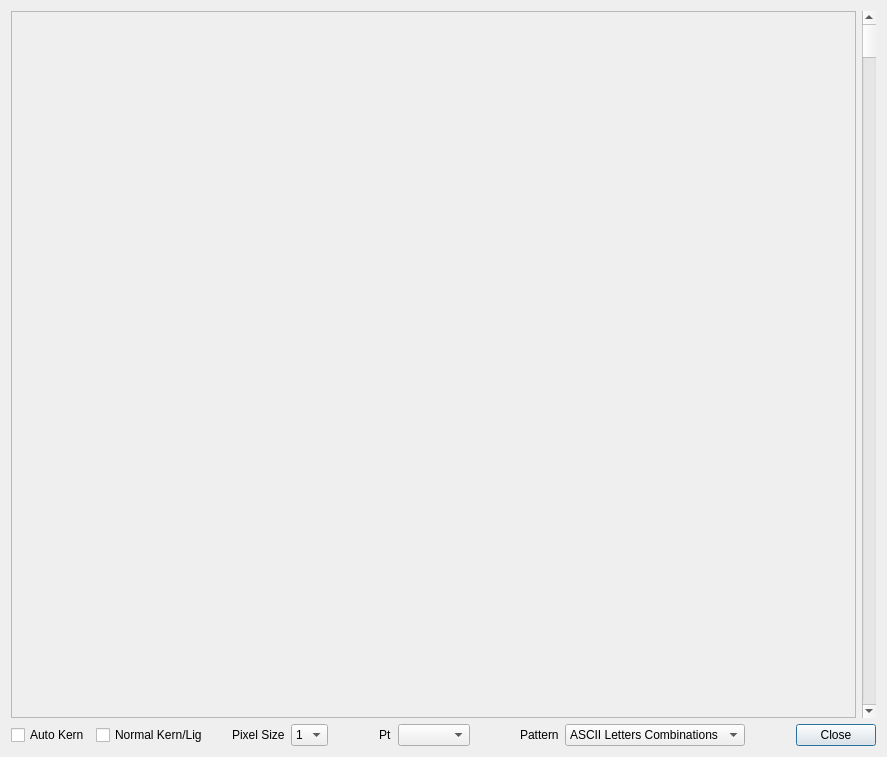
<?xml version="1.0" encoding="UTF-8"?>
<ui version="4.0">
 <class>KerningTestDialog</class>
 <widget class="QDialog" name="KerningTestDialog">
  <property name="geometry">
   <rect>
    <x>0</x>
    <y>0</y>
    <width>887</width>
    <height>757</height>
   </rect>
  </property>
  <property name="windowTitle">
   <string>Dialog</string>
  </property>
  <layout class="QVBoxLayout" name="verticalLayout">
   <item>
    <layout class="QHBoxLayout" name="horizontalLayout_2">
     <item>
      <widget class="QFrame" name="frame">
       <property name="sizePolicy">
        <sizepolicy hsizetype="Preferred" vsizetype="Expanding">
         <horstretch>0</horstretch>
         <verstretch>0</verstretch>
        </sizepolicy>
       </property>
       <property name="frameShape">
        <enum>QFrame::StyledPanel</enum>
       </property>
       <property name="frameShadow">
        <enum>QFrame::Raised</enum>
       </property>
      </widget>
     </item>
     <item>
      <widget class="QScrollBar" name="scrollBar">
       <property name="pageStep">
        <number>5</number>
       </property>
       <property name="orientation">
        <enum>Qt::Vertical</enum>
       </property>
      </widget>
     </item>
    </layout>
   </item>
   <item>
    <layout class="QHBoxLayout" name="horizontalLayout">
     <item>
      <widget class="QCheckBox" name="autoKernCheckBox">
       <property name="text">
        <string>Auto Kern</string>
       </property>
      </widget>
     </item>
     <item>
      <widget class="QCheckBox" name="normalKernCheckBox">
       <property name="text">
        <string>Normal Kern/Lig</string>
       </property>
      </widget>
     </item>
     <item>
      <spacer name="horizontalSpacer_2">
       <property name="orientation">
        <enum>Qt::Horizontal</enum>
       </property>
       <property name="sizeType">
        <enum>QSizePolicy::Fixed</enum>
       </property>
       <property name="sizeHint" stdset="0">
        <size>
         <width>18</width>
         <height>20</height>
        </size>
       </property>
      </spacer>
     </item>
     <item>
      <widget class="QLabel" name="label">
       <property name="text">
        <string>Pixel Size</string>
       </property>
      </widget>
     </item>
     <item>
      <widget class="QComboBox" name="pixelSizeCombo">
       <item>
        <property name="text">
         <string>1</string>
        </property>
       </item>
       <item>
        <property name="text">
         <string>2</string>
        </property>
       </item>
       <item>
        <property name="text">
         <string>3</string>
        </property>
       </item>
       <item>
        <property name="text">
         <string>4</string>
        </property>
       </item>
       <item>
        <property name="text">
         <string>5</string>
        </property>
       </item>
      </widget>
     </item>
     <item>
      <spacer name="horizontalSpacer">
       <property name="orientation">
        <enum>Qt::Horizontal</enum>
       </property>
       <property name="sizeHint" stdset="0">
        <size>
         <width>18</width>
         <height>20</height>
        </size>
       </property>
      </spacer>
     </item>
     <item>
      <widget class="QLabel" name="label_3">
       <property name="text">
        <string>Pt</string>
       </property>
      </widget>
     </item>
     <item>
      <widget class="QComboBox" name="faceIdxCombo">
       <property name="minimumSize">
        <size>
         <width>50</width>
         <height>0</height>
        </size>
       </property>
      </widget>
     </item>
     <item>
      <spacer name="horizontalSpacer_4">
       <property name="orientation">
        <enum>Qt::Horizontal</enum>
       </property>
       <property name="sizeHint" stdset="0">
        <size>
         <width>18</width>
         <height>20</height>
        </size>
       </property>
      </spacer>
     </item>
     <item>
      <widget class="QLabel" name="label_2">
       <property name="text">
        <string>Pattern</string>
       </property>
      </widget>
     </item>
     <item>
      <widget class="QComboBox" name="comboBox">
       <item>
        <property name="text">
         <string>ASCII Letters Combinations</string>
        </property>
       </item>
       <item>
        <property name="text">
         <string>Lowercase</string>
        </property>
       </item>
       <item>
        <property name="text">
         <string>Uppercase</string>
        </property>
       </item>
       <item>
        <property name="text">
         <string>English Pangrams</string>
        </property>
       </item>
       <item>
        <property name="text">
         <string>European Pangrams</string>
        </property>
       </item>
       <item>
        <property name="text">
         <string>Ligatures</string>
        </property>
       </item>
      </widget>
     </item>
     <item>
      <spacer name="horizontalSpacer_3">
       <property name="orientation">
        <enum>Qt::Horizontal</enum>
       </property>
       <property name="sizeHint" stdset="0">
        <size>
         <width>18</width>
         <height>20</height>
        </size>
       </property>
      </spacer>
     </item>
     <item>
      <widget class="QDialogButtonBox" name="buttonBox">
       <property name="orientation">
        <enum>Qt::Horizontal</enum>
       </property>
       <property name="standardButtons">
        <set>QDialogButtonBox::Close</set>
       </property>
      </widget>
     </item>
    </layout>
   </item>
  </layout>
 </widget>
 <resources/>
 <connections>
  <connection>
   <sender>buttonBox</sender>
   <signal>accepted()</signal>
   <receiver>KerningTestDialog</receiver>
   <slot>accept()</slot>
   <hints>
    <hint type="sourcelabel">
     <x>248</x>
     <y>254</y>
    </hint>
    <hint type="destinationlabel">
     <x>157</x>
     <y>274</y>
    </hint>
   </hints>
  </connection>
  <connection>
   <sender>buttonBox</sender>
   <signal>rejected()</signal>
   <receiver>KerningTestDialog</receiver>
   <slot>reject()</slot>
   <hints>
    <hint type="sourcelabel">
     <x>316</x>
     <y>260</y>
    </hint>
    <hint type="destinationlabel">
     <x>286</x>
     <y>274</y>
    </hint>
   </hints>
  </connection>
 </connections>
</ui>
